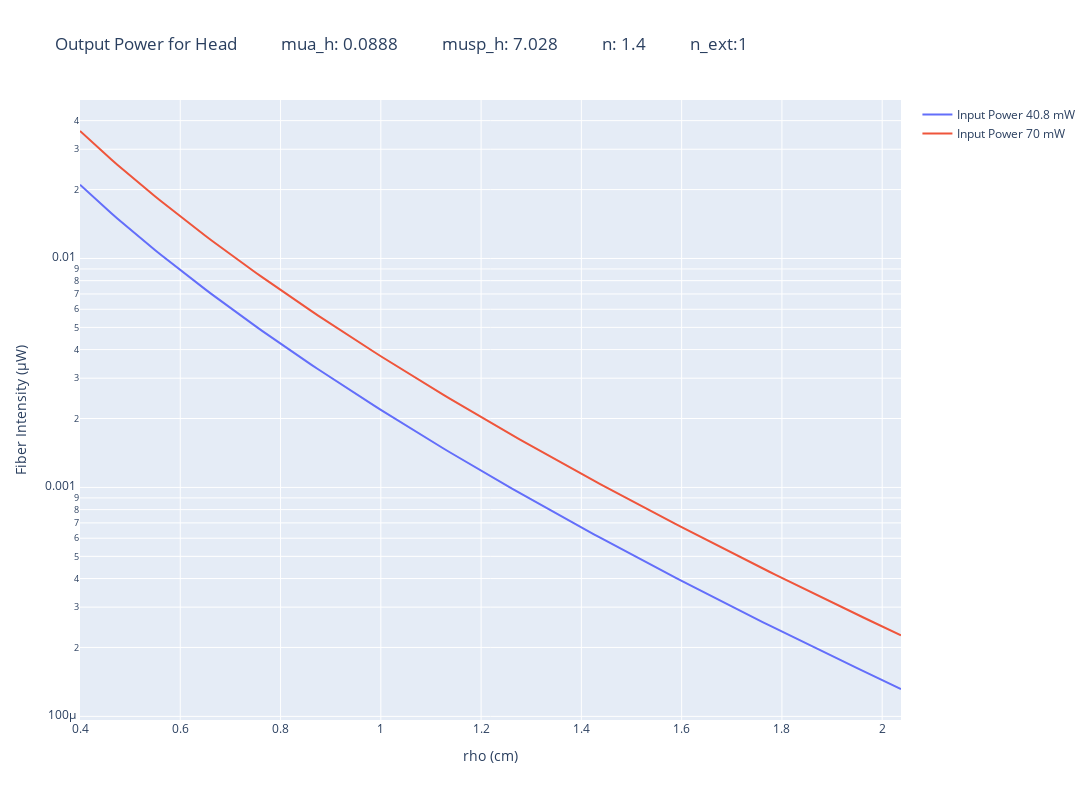

The cell this chart's notebook holds for it:
### Code cell
final_power_h = go.Figure()
#power in microwats

final_power_a1_LCA_theoretical = (result_h/(2*np.pi)) * f_input_power1*ster2*area2*1000
final_power_a2_LCA_theoretical = (result_h/(2*np.pi)) * f_input_power2*ster2*area2*1000

final_power_h.add_trace(go.Scatter(x=rho,y=final_power_a1_LCA_theoretical,name ='Input Power '+str(input_power1)+' mW'))
final_power_h.add_trace(go.Scatter(x=rho,y=final_power_a2_LCA_theoretical,name ='Input Power '+str(input_power2)+' mW'))

final_power_h.update_layout(autosize=False,width=1500,height=800,title = "Output Power for Head           mua_h: "+str(mua_h)+"           musp_h: "+str(musp_h)+"           n: "+str(n)+"           n_ext:"+str(n_ext) , 
                            yaxis_title= 'Fiber Intensity (μW)', xaxis_title = 'rho (cm)')
final_power_h.update_yaxes(type="log")# (range=[-5,-2])

### Figure 1 — Plotly figure (JSON) as saved in the notebook; plotly's stock layout.template omitted (floating-point values rounded to 4 significant figures; data arrays with more than 128 entries replaced by an {"elided": "..."} marker saying what was removed)
{"data": [{"name": "Input Power 40.8 mW", "type": "scatter", "x": {"elided": "132 float values"}, "y": {"elided": "156 float values"}}, {"name": "Input Power 70 mW", "type": "scatter", "x": {"elided": "132 float values"}, "y": {"elided": "156 float values"}}], "layout": {"autosize": false, "height": 800, "title": {"text": "Output Power for Head           mua_h: 0.0888           musp_h: 7.028           n: 1.4           n_ext:1"}, "width": 1500, "xaxis": {"autorange": true, "range": [0.4, 2.038], "title": {"text": "rho (cm)"}, "type": "linear"}, "yaxis": {"autorange": true, "range": [-4.016, -1.308], "title": {"text": "Fiber Intensity (μW)"}, "type": "log"}}}
